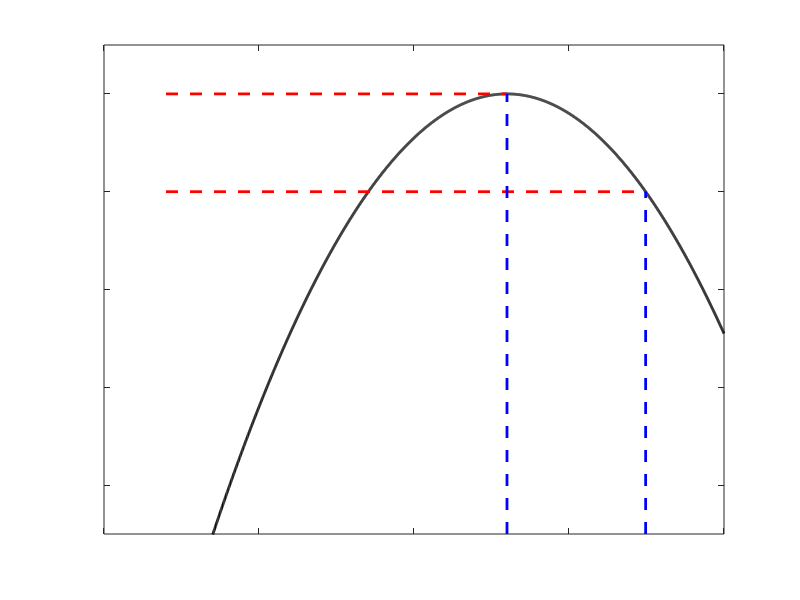

Source code (MATLAB): (Note: this script raises an error after producing the figure.)
%% Difference among the 3 tests
%
% This file creates Figure A.3

%% Beginning of code
close all
prin=0;
theta=3;
lw=2;
x=-8:0.01:10;
fx=-(x-theta).^2;
x0=sqrt(20)+theta;
fx0=-20;
plot(x,fx,'Color','k','LineWidth',2)

% The two horizontal lines for LR test
line([-8;3],[0;0],'LineStyle','--','LineWidth',lw,'Color','r')
line([-8;x0],[-20;-20],'LineStyle','--','LineWidth',lw,'Color','r')

% The two vertical lines for Wald test
line([theta;theta],[-90;0],'LineStyle','--','LineWidth',lw,'Color','b')
line([x0;x0],[-90;fx0],'LineStyle','--','LineWidth',lw,'Color','b')
set(gca,"XTickLabel","","YTickLabel","")
ylim([-90 10])

hl=refline(-2*sqrt(20),20+6*sqrt(20));
hl.Color='m';
hl.LineWidth=2;

ylabel('Loglikelihood')

% [-4 -4],[-20 0]
ylim([-90 20])

[figx, figy]=aux.dsxy2figxy([-7 -7],[-20 0]);
annotation("doublearrow",figx,figy);
annotation("textbox",[figx(1)+0.005 figy(1)+0.01 0.3 0.1],'String','Likelihood ratio test', ...
    'EdgeColor','w','Color','r','FontSize',12)


[figx, figy]=aux.dsxy2figxy([3 x0],[-60 -60]);
an = annotation("doublearrow",figx,figy);
annotation("textbox",[figx(1)+0.01 figy(1)+0.001 0.3 0.1],'String','Wald test', ...
    'EdgeColor','w','Color','b','FontSize',12)

%[figx, figy]=aux.dsxy2figxy([x0 -20],[x0 -60]);
%annotation("textbox",[figx(1)+0.01 figy(1)+0.001 0.1 0.1],'String','Score test','EdgeColor','w')

text(7,-10,'Score Test','Rotation',-50,'Color','m','FontSize',12)


text(theta,-95,'$\hat \theta$','Color','k','FontSize',16,'Interpreter','latex')
text(x0,-95,'$\theta_0$','Color','k','FontSize',16,'Interpreter','latex')
text(10,-100,'$\theta$','Color','k','FontSize',16,'Interpreter','latex')
box off

if prin==1
    % print to postscript
    print -depsc liktests.eps;
else
    title("Figure A.3")

end

%InsideREADME 